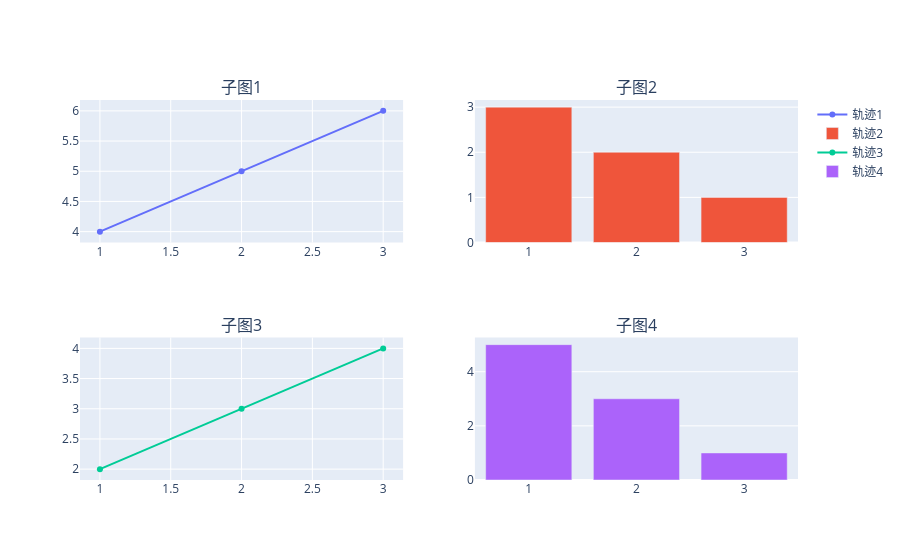

Notebook source saved alongside this figure:
### Code cell
fig

### Figure 1 — Plotly figure (JSON) as saved in the notebook; plotly's stock layout.template omitted (floating-point values rounded to 4 significant figures)
{"data": [{"name": "轨迹1", "type": "scatter", "x": [1, 2, 3], "xaxis": "x", "y": [4, 5, 6], "yaxis": "y"}, {"name": "轨迹2", "type": "bar", "x": [1, 2, 3], "xaxis": "x2", "y": [3, 2, 1], "yaxis": "y2"}, {"name": "轨迹3", "type": "scatter", "x": [1, 2, 3], "xaxis": "x3", "y": [2, 3, 4], "yaxis": "y3"}, {"name": "轨迹4", "type": "bar", "x": [1, 2, 3], "xaxis": "x4", "y": [5, 3, 1], "yaxis": "y4"}], "layout": {"annotations": [{"font": {"size": 16}, "showarrow": false, "text": "子图1", "x": 0.225, "xanchor": "center", "xref": "paper", "y": 1, "yanchor": "bottom", "yref": "paper"}, {"font": {"size": 16}, "showarrow": false, "text": "子图2", "x": 0.775, "xanchor": "center", "xref": "paper", "y": 1, "yanchor": "bottom", "yref": "paper"}, {"font": {"size": 16}, "showarrow": false, "text": "子图3", "x": 0.225, "xanchor": "center", "xref": "paper", "y": 0.375, "yanchor": "bottom", "yref": "paper"}, {"font": {"size": 16}, "showarrow": false, "text": "子图4", "x": 0.775, "xanchor": "center", "xref": "paper", "y": 0.375, "yanchor": "bottom", "yref": "paper"}], "xaxis": {"anchor": "y", "domain": [0, 0.45]}, "xaxis2": {"anchor": "y2", "domain": [0.55, 1]}, "xaxis3": {"anchor": "y3", "domain": [0, 0.45]}, "xaxis4": {"anchor": "y4", "domain": [0.55, 1]}, "yaxis": {"anchor": "x", "domain": [0.625, 1]}, "yaxis2": {"anchor": "x2", "domain": [0.625, 1]}, "yaxis3": {"anchor": "x3", "domain": [0, 0.375]}, "yaxis4": {"anchor": "x4", "domain": [0, 0.375]}}}
